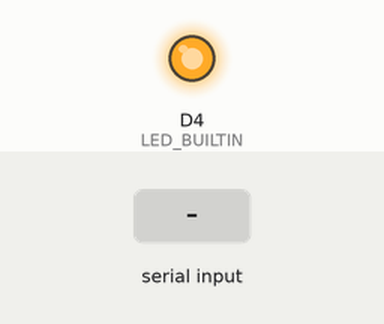
A sketch run on a simulated ESP8266 (NodeMCU). On the bench: output pins drawn as LEDs (lit = HIGH, except the on-board LED, lit = LOW). The test bench sets the inputs (shaded band). What the sketch prints to the serial monitor is not drawn.

Above: at 1.2 s.
1.3 s: "1" received over the second serial link
At 2.3 s:
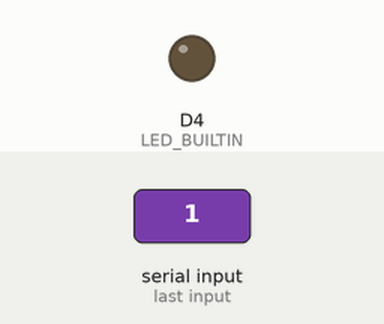
2.8 s: "0" received over the second serial link
At 3.6 s:
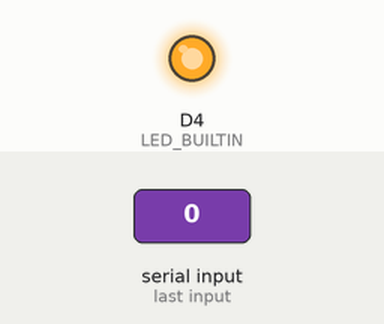
4.3 s: "2" received over the second serial link
At 4.8 s:
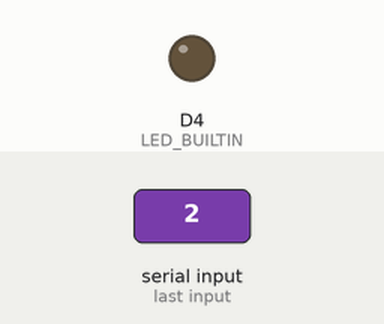
Timing chart, 0 to 7.3 s (numbered marks = the images above; inputs shaded):
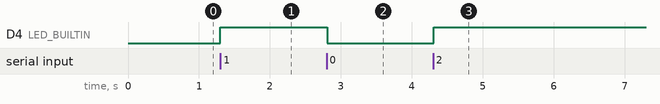

Measured:
- after the input at 1.3 s, D4 (LED_BUILTIN): LOW → HIGH at once
- after the input at 2.8 s, D4 (LED_BUILTIN): HIGH → LOW at once
- after the input at 4.3 s, D4 (LED_BUILTIN): LOW → HIGH at once

The sketch:

esp_code.ino
```cpp
#include <SoftwareSerial.h>
//Serial for arduino connection
SoftwareSerial mySerial(D5,D6); // RX, TX


void setup() {
  Serial.begin(115200);
  mySerial.begin(115200);
  pinMode(LED_BUILTIN, OUTPUT);

}

void loop() {
  //mySerial.write('1');
  delay(100);
  if (mySerial.available()>0) {
    Serial.write(mySerial.read());
    //When a new message is recived change the state of the built in led.
    digitalWrite(LED_BUILTIN, !digitalRead(LED_BUILTIN));
    //sendMess();
  }

  if (Serial.available()>0) {
    mySerial.write(Serial.read());
        digitalWrite(LED_BUILTIN, !digitalRead(LED_BUILTIN));
  }
}
```
